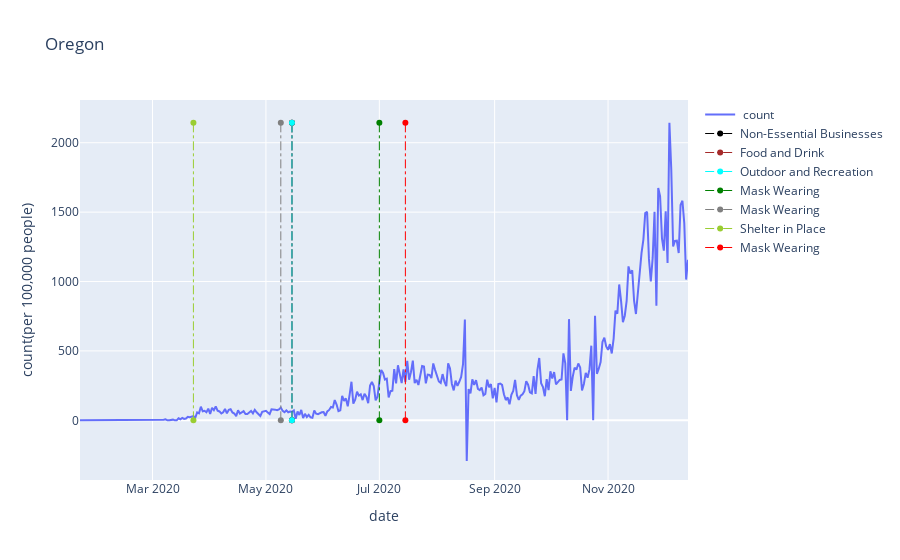

The notebook cell saved with this chart:
### Code cell
### Line graph for the second state

fig2 = go.Figure()
fig2.add_traces(go.Scatter(
    x=state_count_cp_2['date'],
    y=state_count_cp_2['new_case'],
    mode='lines',
    name=" count"))
fig2.update_layout(
    title='Oregon',
    yaxis_title="count(per 100,000 people)",
    xaxis_title="date"
)
color = ['black', 'brown', 'aqua', 'green', 'grey', 'yellowgreen', 'red']
sm = state_mandate_cp_2['policy_type'].tolist()
count = state_count_cp_2['new_case'].tolist()
count.sort()
i = 0
for date, mandate in\
        zip(state_mandate_cp_2['date'], state_mandate_cp_2['policy_type']):
    fig2.add_traces(go.Scatter(
        x=[date, date],
        y=[0, count[-1]],
        line={
            'color': color[i],
            'width': 1,
            'dash': 'dashdot',
        },
        name=mandate
        ))
    i += 1
fig2

### Figure 1 — Plotly figure (JSON) as saved in the notebook; plotly's stock layout.template omitted (floating-point values rounded to 4 significant figures; data arrays with more than 128 entries replaced by an {"elided": "..."} marker saying what was removed)
{"data": [{"mode": "lines", "name": " count", "type": "scatter", "x": {"elided": "328 str values"}, "y": {"elided": "328 int values"}}, {"line": {"color": "black", "dash": "dashdot", "width": 1}, "name": "Non-Essential Businesses", "type": "scatter", "x": ["2020-05-15", "2020-05-15"], "y": [0, 2144]}, {"line": {"color": "brown", "dash": "dashdot", "width": 1}, "name": "Food and Drink", "type": "scatter", "x": ["2020-05-15", "2020-05-15"], "y": [0, 2144]}, {"line": {"color": "aqua", "dash": "dashdot", "width": 1}, "name": "Outdoor and Recreation", "type": "scatter", "x": ["2020-05-15", "2020-05-15"], "y": [0, 2144]}, {"line": {"color": "green", "dash": "dashdot", "width": 1}, "name": "Mask Wearing", "type": "scatter", "x": ["2020-07-01", "2020-07-01"], "y": [0, 2144]}, {"line": {"color": "grey", "dash": "dashdot", "width": 1}, "name": "Mask Wearing", "type": "scatter", "x": ["2020-05-09", "2020-05-09"], "y": [0, 2144]}, {"line": {"color": "yellowgreen", "dash": "dashdot", "width": 1}, "name": "Shelter in Place", "type": "scatter", "x": ["2020-03-23", "2020-03-23"], "y": [0, 2144]}, {"line": {"color": "red", "dash": "dashdot", "width": 1}, "name": "Mask Wearing", "type": "scatter", "x": ["2020-07-15", "2020-07-15"], "y": [0, 2144]}], "layout": {"title": {"text": "Oregon"}, "xaxis": {"title": {"text": "date"}}, "yaxis": {"title": {"text": "count(per 100,000 people)"}}}}
